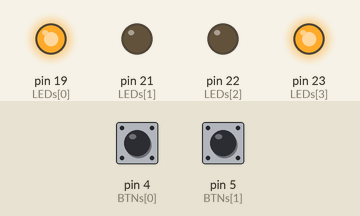
Recording of a sketch running on a simulated Arduino Mega 2560, built with avr-gcc and run on an emulated ATmega2560. On the bench: output pins drawn as LEDs (lit = HIGH). The inputs (shaded band) are chosen by the test bench; at power-on: pin 4 (BTNs[0]) HIGH, pin 5 (BTNs[1]) HIGH.

Above: at 4.0 s.
At 8.75 s:
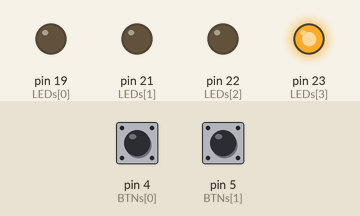
At 13.8 s:
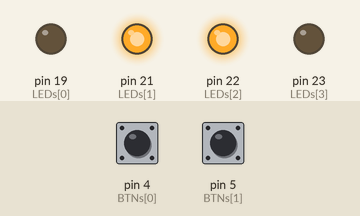
At 19.25 s:
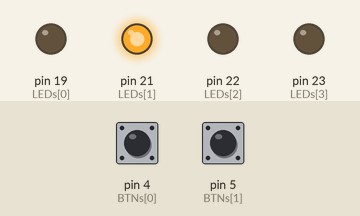
Timing chart, 0 to 25.7 s (numbered marks = the images above):
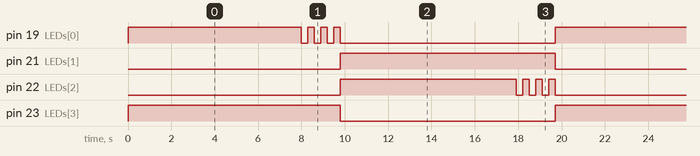

The sketch:

Ard3.ino
```cpp
//Definiciones (porque aparentemente no necesito estructura yei)
int LEDs[] = {19, 21, 22, 23};
int numLeds = 4;
int BTNs[] = {4, 5};
int numBtns = 2;

int moreTimerA = 0;
int moreTimerB = 0;
int limitTimer = 8000;

bool semaforo = true;

int BTN = HIGH;
int preBtn = HIGH;

//Función de agregar timer
void addTimer(int &moreTimer) {
  moreTimer+=3000;
}

//Función que quita el timer a 0
void resetTimer(int &moreTimer) {
  moreTimer=0;
}

//Funciones del semáforo
void green(bool light) {
  int verde;
  int rojo;
  int antverde;
  int antrojo;
  if (light) {
    verde = LEDs[0];
    rojo = LEDs[1];
    antverde = LEDs[2];
    antrojo = LEDs[3];
  } else {
    verde = LEDs[2];
    rojo = LEDs[3];
    antverde = LEDs[0];
    antrojo = LEDs[1];
  }

  for (int i = 0; i < 3; i++) {
    digitalWrite(verde, LOW);
    delay(300);
    digitalWrite(verde, HIGH);
    delay(300);
  }

  digitalWrite(verde, LOW);
  digitalWrite(rojo, HIGH);
  digitalWrite(antverde, HIGH);
  digitalWrite(antrojo, LOW);

  delay(100);
}

void setup() {
  // put your setup code here, to run once:
  for (int i = 0; i < numLeds; i++) {
    pinMode(LEDs[i], OUTPUT);
  }
  for (int i = 0; i < numBtns; i++) {
    pinMode(BTNs[i], INPUT_PULLUP);
  }

  digitalWrite(LEDs[0], HIGH);
  digitalWrite(LEDs[1], LOW);
  digitalWrite(LEDs[2], LOW);
  digitalWrite(LEDs[3], HIGH);
}

void loop() {
  // put your main code here, to run repeatedly:
  if (semaforo) {
    BTN = digitalRead(BTNs[0]);
  } else {
    BTN = digitalRead(BTNs[1]);
  }

  static unsigned long Debounce = 0;
  if (BTN == LOW && preBtn == HIGH && millis() - Debounce > 200) {
    if (semaforo) {
      addTimer(moreTimerA);
    } else {
      addTimer(moreTimerB);
    }
    Debounce = millis();
  }

  preBtn = BTN;

  static unsigned long Timer = millis();
  if (semaforo) {
    if (millis() - Timer >= limitTimer + moreTimerA) {
      green(semaforo);
      semaforo = !semaforo;
      resetTimer(moreTimerA);
      Timer = millis();
    }
  } else {
    if (millis() - Timer >= limitTimer + moreTimerB) {
      green(semaforo);
      semaforo = !semaforo;
      resetTimer(moreTimerB);
      Timer = millis();
    }
  }
}
```

Measured:
- by itself, pin 19 (LEDs[0]): repeats every 19.8 s: 2 × (HIGH 0.30 s, LOW 0.30 s), HIGH 0.30 s, LOW 9.9 s, HIGH 8.1 s, LOW 0.30 s
- by itself, pin 21 (LEDs[1]), pin 23 (LEDs[3]): alternates HIGH for 9.9 s and LOW for 9.9 s
- by itself, pin 22 (LEDs[2]): repeats every 19.8 s: 3 × (LOW 0.30 s, HIGH 0.30 s), LOW 9.9 s, HIGH 8.1 s
